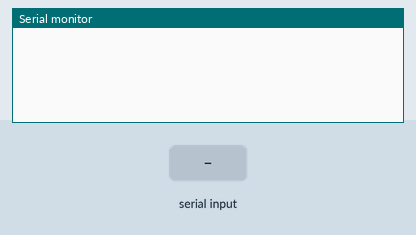
This sketch was run on a simulated Arduino Uno, built with avr-gcc and run on an emulated ATmega328P. On the bench: the last lines printed to the serial monitor. The inputs (shaded band) are chosen by the test bench.

Above: at 1.2 s.
1.3 s: "K" received over Serial
At 2.0 s:
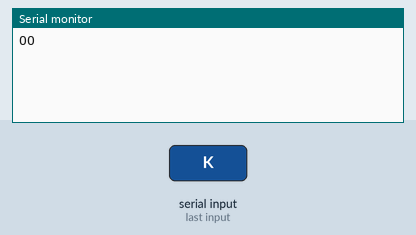
At 2.7 s:
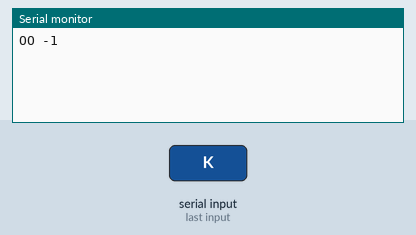

The sketch:

arduino_receiver_uno.ino
```cpp
int V= 0;
char sender_char[10]= "hello";
int sender_int= 42;

// the setup routine runs once when you press reset:
void setup() {
        // on démarre la liaison
        // en la réglant à une vitesse de 115200 bits par seconde.
        Serial.begin(115200);
}

void loop() {
// Setup pins for input
    if (Serial.read()=='K')
          {
              //tester lequel marche entre print et write
              Serial.print('O');
              Serial.write('O');
              //Serial.print(" Hello i'm the receiver ");


              delay(1000);
              sender_int= Serial.read();
              Serial.print(" ");
              Serial.println(sender_int);
              //Serial.readBytes(sender_char,10);
              //Serial.print(sender_char);

          }
}
```

Measured:
- after the input at 1.3 s, the serial monitor: prints a new line at once (image 1)
